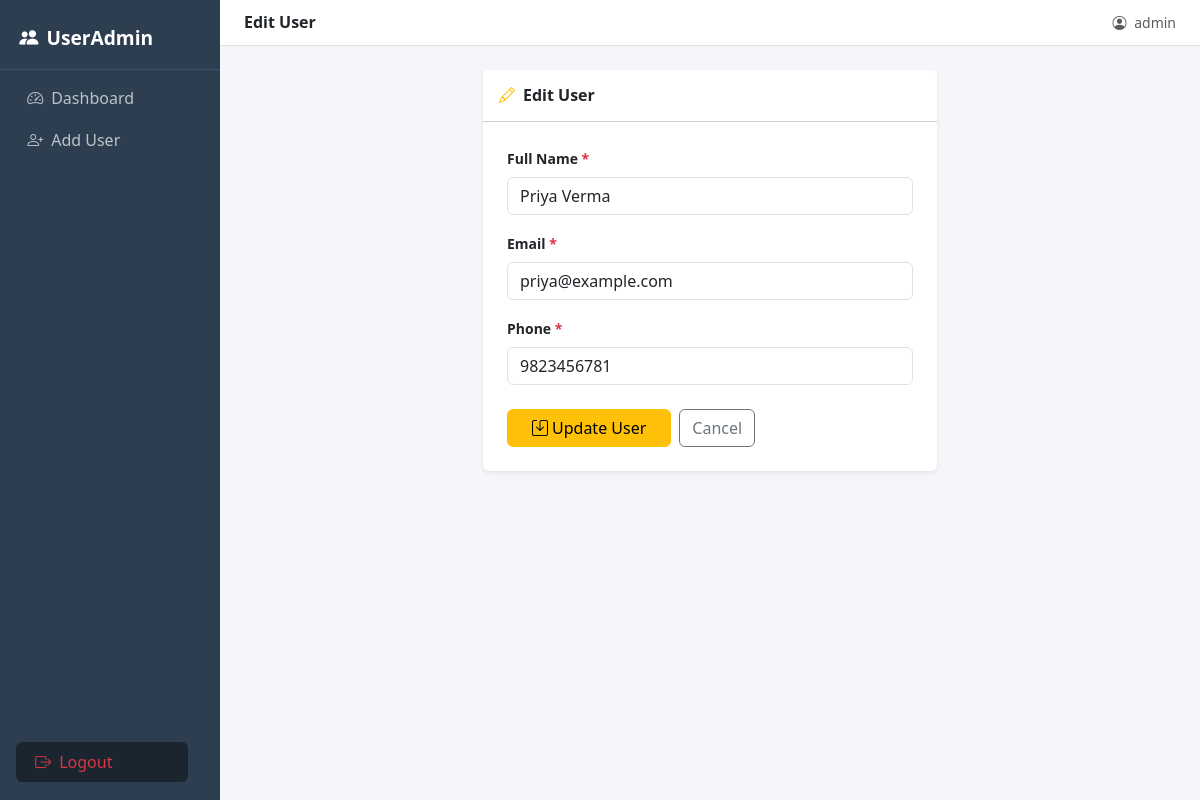
The app's page /index.php?action=edit&id=2 (signed in) with its own data.
### tables this page shows
CREATE TABLE users (
    id         INT AUTO_INCREMENT PRIMARY KEY,
    name       VARCHAR(100) NOT NULL,
    email      VARCHAR(100) NOT NULL UNIQUE,
    phone      VARCHAR(15)  NOT NULL,
    created_at TIMESTAMP DEFAULT CURRENT_TIMESTAMP
);

### controllers/UserController.php (called while the page is built, shortened)
<?php
require_once __DIR__ . '/../models/User.php';
class UserController {
    private $user;
    public function __construct() {
        $this->user = new User();
    }
    public function edit() {
        $id   = (int)($_GET['id'] ?? 0);
        $user = $this->user->getById($id);
        require __DIR__ . '/../views/users/edit.php';
    }
}

### config/db.php (called while the page is built, shortened)
<?php
function getDB() {
    static $pdo = null;
    if ($pdo === null) {
        try {
            $pdo = new PDO(
                "mysql:host=" . DB_HOST . ";dbname=" . DB_NAME . ";charset=utf8",
                DB_USER,
                DB_PASS
            );
            $pdo->setAttribute(PDO::ATTR_ERRMODE, PDO::ERRMODE_EXCEPTION);
            $pdo->setAttribute(PDO::ATTR_DEFAULT_FETCH_MODE, PDO::FETCH_ASSOC);
        } catch (PDOException $e) {
            die("Database connection failed: " . $e->getMessage());
        }
    }
    return $pdo;
}

### models/User.php (called while the page is built, shortened)
<?php
require_once __DIR__ . '/../config/db.php';
class User {
    private $db;
    public function __construct() {
        $this->db = getDB();
    }
    public function getById($id) {
        $stmt = $this->db->prepare("SELECT * FROM users WHERE id = ?");
        $stmt->execute([$id]);
        return $stmt->fetch();
    }
}

### views/users/edit.php (the view, shortened to what this page needs)
<?php $pageTitle = 'Edit User'; require __DIR__ . '/../layout/header.php'; ?>
<div class="row justify-content-center">
    <div class="col-lg-6">
        <div class="card border-0 shadow-sm">
            <div class="card-header bg-white py-3">
                <h6 class="mb-0 fw-semibold">
                    <i class="bi bi-pencil me-2 text-warning"></i>Edit User
                </h6>
            </div>
            <div class="card-body p-4">
                <form method="POST" action="index.php?action=update">
                    <div class="mb-3">
                        <label class="form-label fw-semibold small">Full Name <span class="text-danger">*</span></label>
                        <input type="text" name="name" class="form-control" required
                               value="<?= htmlspecialchars($user['name']) ?>">
                    </div>
                    <div class="mb-3">
                        <label class="form-label fw-semibold small">Email <span class="text-danger">*</span></label>
                        <input type="email" name="email" class="form-control" required
                               value="<?= htmlspecialchars($user['email']) ?>">
                    </div>
                    <div class="mb-4">
                        <label class="form-label fw-semibold small">Phone <span class="text-danger">*</span></label>
                        <input type="text" name="phone" class="form-control" required maxlength="15"
                               value="<?= htmlspecialchars($user['phone']) ?>">
                    </div>
                    <div class="d-flex gap-2">
                        <button type="submit" class="btn btn-warning px-4">
                            <i class="bi bi-save me-1"></i>Update User
                        </button>
                        <a href="index.php" class="btn btn-outline-secondary">Cancel</a>
                    </div>
                </form>
            </div>
        </div>
    </div>
</div>
<?php require __DIR__ . '/../layout/footer.php'; ?>

### views/layout/header.php (style rules this page uses)
body { background: #f5f6fa; }

### records on screen
users: name "Priya Verma", email "priya@example.com", phone "9823456781"

### other values on screen
$pageTitle "Edit User"
$_SESSION['admin_username'] "admin"
